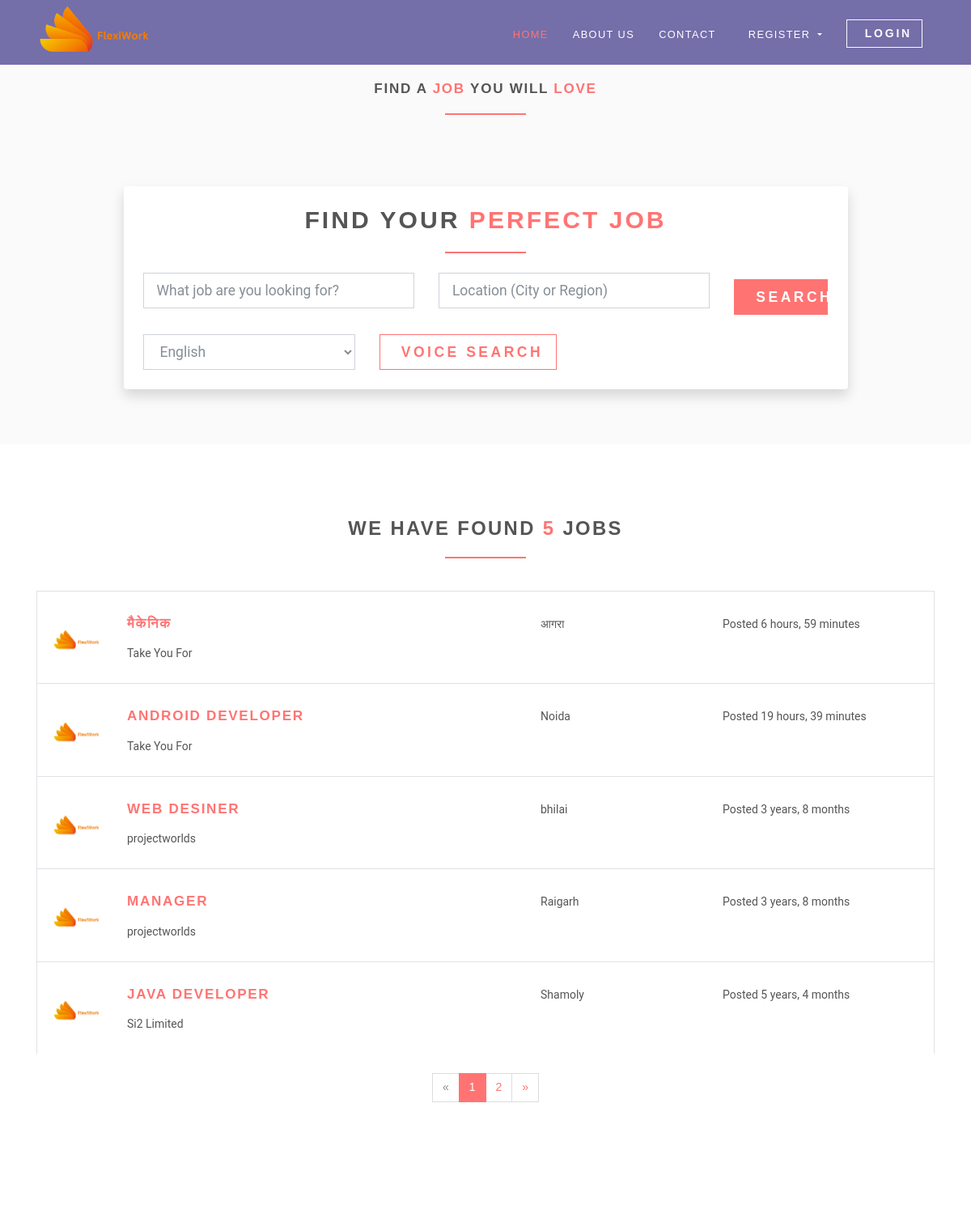
/jobs (upper part), run on an earlier commit of the app's database.
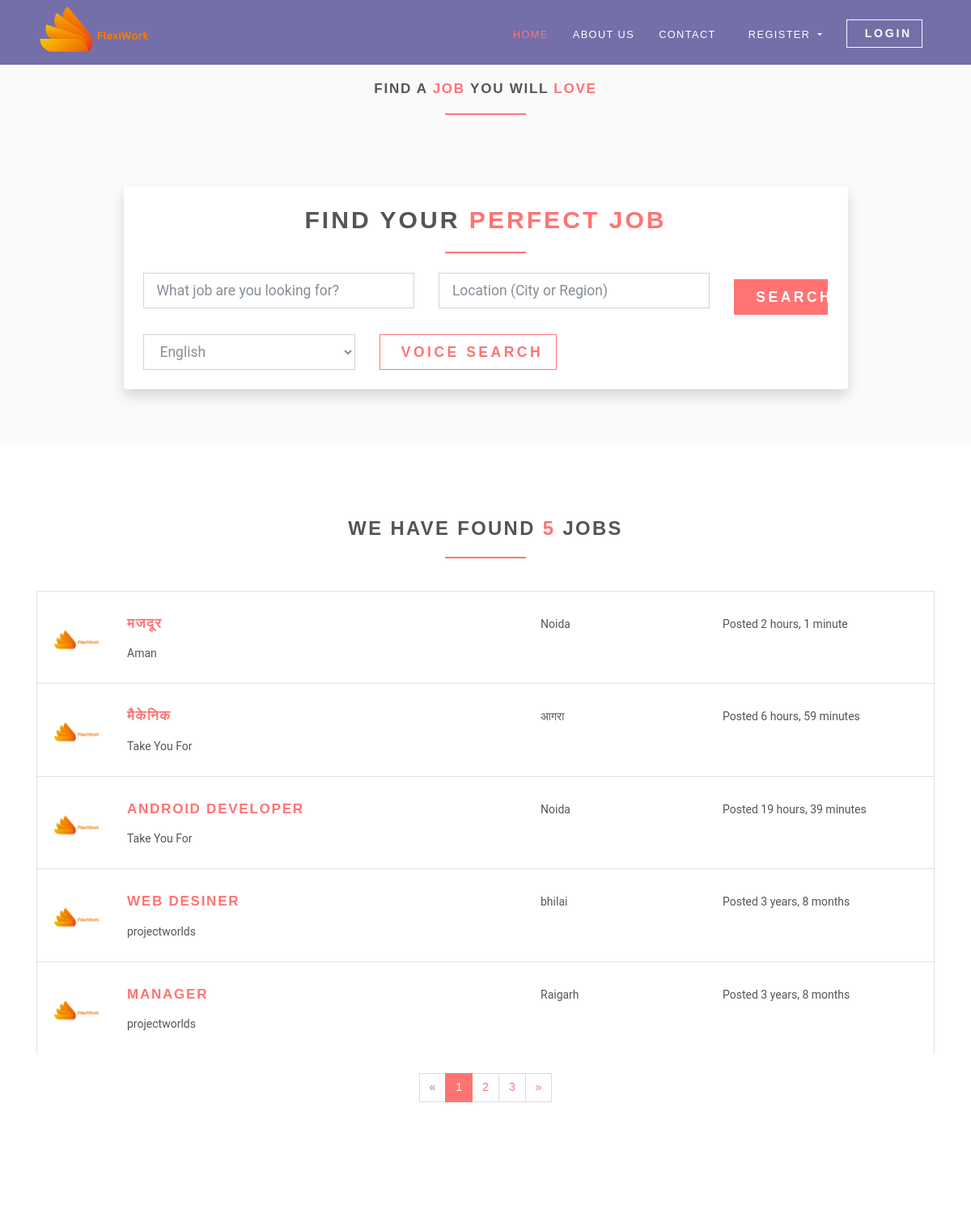
And on a later commit of the database.
### jobsapp/models.py (models this page shows, shortened)
class Job(models.Model):
    user = models.ForeignKey(User, on_delete=models.CASCADE, verbose_name="Posted by")
    title = models.CharField(max_length=300)
    description = models.TextField()
    location = models.CharField(max_length=150)
    type = models.CharField(choices=JOB_TYPE, max_length=10)
    category = models.CharField(max_length=100)
    last_date = models.DateTimeField()
    company_name = models.CharField(max_length=100)
    company_description = models.CharField(max_length=300)
    website = models.CharField(max_length=100, default="")
    created_at = models.DateTimeField(default=timezone.now)
    filled = models.BooleanField(default=False)
    class Meta:
        ordering = ['-created_at']  # Latest jobs appear first

### jobsapp/views/home.py (the view)
# urls.py: path('jobs', JobListView.as_view(), name='jobs'),
class JobListView(ListView):
    model = Job
    template_name = 'jobs/jobs.html'
    context_object_name = 'jobs'
    paginate_by = 5

### templates/jobs/jobs.html (shortened to what the changed rows need)
{% extends 'base.html' %}
{% load static %}
{% block content %}
    <section class="job-form-section job-form-section--compressed">
        <div class="container">
            <section class="job-search-section py-5 bg-light">
    <div class="container">
        <div class="row justify-content-center">
            <div class="col-lg-10">
                <div class="search-box p-4 bg-white shadow rounded">
                    <h2 class="heading text-center mb-4 font-weight-bold">
                        Find Your <span class="text-primary">Perfect Job</span>
                    </h2>
                </div>
            </div>
        </div>
    </div>
</section>
        </div>
    </section>
    <section>
        <div class="container">
            {% for job in jobs %}
                <div class="job-listing  ">
                    <div class="row">
                        <div class="col-md-12 col-lg-6">
                            <div class="row">
                                <div class="col-2">
                                    <img src="{% static 'img/dcompany-1.png' %}"
                                         alt="Ipsioou " class="img-fluid">
                                </div>
                                <div class="col-10">
                                    <h4 class="job__title"><a
                                            href="{% url 'jobs:jobs-detail' job.id %}">{{ job.title }}</a></h4>
                                    <p class="job__company">
                                        {{ job.company_name }}
                                    </p>
                                </div>
                            </div>
                        </div>
                        <div class="col-10 col-md-3 col-lg-2 ml-auto">
                            {{ job.location }}
                        </div>
                        <div class="col-10 col-md-3 col-lg-3 ml-auto">
                            <p>Posted {{ job.created_at|timesince }}</p>
                        </div>
                    </div>
                </div>
            {% endfor %}
            {% if is_paginated %}
                <div class="row">
                    <div class="col-md-12">
                        <nav aria-label="Page navigation example" class="d-flex justify-content-center mt-4 mb-4">
                            <ul class="pagination">
                                {% for i in page_obj.paginator.page_range %}
                                    {% if page_obj.number == i %}
                                        <li class="page-item active">
                                            <a class="page-link">{{ i }}</a>
                                        </li>
                                    {% else %}
                                        <li class="page-item">
                                            <a href="?page={{ i }}" class="page-link">{{ i }}</a>
                                        </li>
                                    {% endif %}
                                {% endfor %}
                            </ul>
                        </nav>
                    </div>
                </div>
            {% endif %}
        </div>
    </section>
{% endblock %}

What changed in the data, as far as the page shows it:
no longer on this page (row edited): Job: title "JAVA DEVELOPER", company_name "Si2 Limited", location "Shamoly", created_at "5 years, 4 months"
added Job: title "मजदूर", company_name "Aman", location "Noida", created_at "2 hours, 1 minute"
Also different on the page:
new list line: "3"
